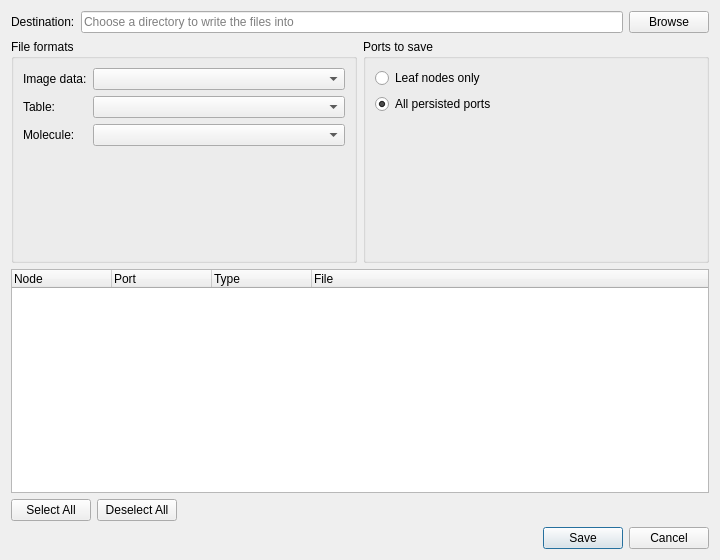
<?xml version="1.0" encoding="UTF-8"?>
<ui version="4.0">
 <class>SaveDataDialog</class>
 <widget class="QDialog" name="SaveDataDialog">
  <property name="geometry">
   <rect>
    <x>0</x>
    <y>0</y>
    <width>720</width>
    <height>560</height>
   </rect>
  </property>
  <property name="windowTitle">
   <string>Save Data</string>
  </property>
  <layout class="QVBoxLayout" name="verticalLayout">
   <item>
    <layout class="QHBoxLayout" name="destinationLayout">
     <item>
      <widget class="QLabel" name="destinationLabel">
       <property name="text">
        <string>Destination:</string>
       </property>
      </widget>
     </item>
     <item>
      <widget class="QLineEdit" name="directoryEdit">
       <property name="placeholderText">
        <string>Choose a directory to write the files into</string>
       </property>
      </widget>
     </item>
     <item>
      <widget class="QPushButton" name="browseButton">
       <property name="text">
        <string>Browse</string>
       </property>
      </widget>
     </item>
    </layout>
   </item>
   <item>
    <layout class="QHBoxLayout" name="optionsLayout">
     <item>
      <widget class="QGroupBox" name="formatsGroup">
       <property name="title">
        <string>File formats</string>
       </property>
       <layout class="QFormLayout" name="formatsLayout">
        <item row="0" column="0">
         <widget class="QLabel" name="imageDataLabel">
          <property name="text">
           <string>Image data:</string>
          </property>
         </widget>
        </item>
        <item row="0" column="1">
         <widget class="QComboBox" name="imageDataCombo"/>
        </item>
        <item row="1" column="0">
         <widget class="QLabel" name="tableLabel">
          <property name="text">
           <string>Table:</string>
          </property>
         </widget>
        </item>
        <item row="1" column="1">
         <widget class="QComboBox" name="tableCombo"/>
        </item>
        <item row="2" column="0">
         <widget class="QLabel" name="moleculeLabel">
          <property name="text">
           <string>Molecule:</string>
          </property>
         </widget>
        </item>
        <item row="2" column="1">
         <widget class="QComboBox" name="moleculeCombo"/>
        </item>
       </layout>
      </widget>
     </item>
     <item>
      <widget class="QGroupBox" name="scopeGroup">
       <property name="title">
        <string>Ports to save</string>
       </property>
       <layout class="QVBoxLayout" name="scopeLayout">
        <item>
         <widget class="QRadioButton" name="leafOnlyRadio">
          <property name="text">
           <string>Leaf nodes only</string>
          </property>
          <property name="toolTip">
           <string>Nodes whose output does not feed another operator. Nodes that only feed visualizations still count as leaves.</string>
          </property>
         </widget>
        </item>
        <item>
         <widget class="QRadioButton" name="allPersistedRadio">
          <property name="text">
           <string>All persisted ports</string>
          </property>
          <property name="toolTip">
           <string>Every pinned output port currently holding data, in memory or on disk.</string>
          </property>
          <property name="checked">
           <bool>true</bool>
          </property>
         </widget>
        </item>
        <item>
         <spacer name="scopeSpacer">
          <property name="orientation">
           <enum>Qt::Vertical</enum>
          </property>
          <property name="sizeHint" stdset="0">
           <size>
            <width>20</width>
            <height>0</height>
           </size>
          </property>
         </spacer>
        </item>
       </layout>
      </widget>
     </item>
    </layout>
   </item>
   <item>
    <widget class="QTreeWidget" name="fileTree">
     <property name="rootIsDecorated">
      <bool>false</bool>
     </property>
     <property name="uniformRowHeights">
      <bool>true</bool>
     </property>
     <property name="alternatingRowColors">
      <bool>true</bool>
     </property>
     <column>
      <property name="text">
       <string>Node</string>
      </property>
     </column>
     <column>
      <property name="text">
       <string>Port</string>
      </property>
     </column>
     <column>
      <property name="text">
       <string>Type</string>
      </property>
     </column>
     <column>
      <property name="text">
       <string>File</string>
      </property>
     </column>
    </widget>
   </item>
   <item>
    <layout class="QHBoxLayout" name="selectionLayout">
     <item>
      <widget class="QPushButton" name="selectAllButton">
       <property name="text">
        <string>Select All</string>
       </property>
      </widget>
     </item>
     <item>
      <widget class="QPushButton" name="deselectAllButton">
       <property name="text">
        <string>Deselect All</string>
       </property>
      </widget>
     </item>
     <item>
      <spacer name="selectionSpacer">
       <property name="orientation">
        <enum>Qt::Horizontal</enum>
       </property>
       <property name="sizeHint" stdset="0">
        <size>
         <width>40</width>
         <height>20</height>
        </size>
       </property>
      </spacer>
     </item>
     <item>
      <widget class="QLabel" name="summaryLabel">
       <property name="text">
        <string/>
       </property>
      </widget>
     </item>
    </layout>
   </item>
   <item>
    <widget class="QDialogButtonBox" name="buttonBox">
     <property name="orientation">
      <enum>Qt::Horizontal</enum>
     </property>
     <property name="standardButtons">
      <set>QDialogButtonBox::Cancel|QDialogButtonBox::Save</set>
     </property>
    </widget>
   </item>
  </layout>
 </widget>
 <resources/>
 <connections>
  <connection>
   <sender>buttonBox</sender>
   <signal>accepted()</signal>
   <receiver>SaveDataDialog</receiver>
   <slot>accept()</slot>
  </connection>
  <connection>
   <sender>buttonBox</sender>
   <signal>rejected()</signal>
   <receiver>SaveDataDialog</receiver>
   <slot>reject()</slot>
  </connection>
 </connections>
</ui>
